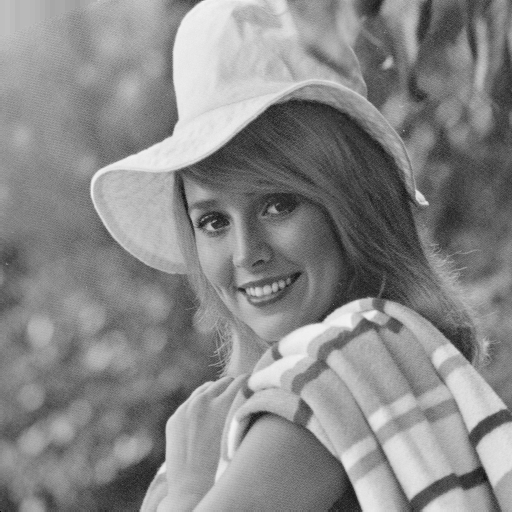
%> input picture Images/3/Elaine.bmp, 512 x 512 px
$ octave robert_filter.m   (GNU Octave 9; MATLAB toolbox functions it lacks are replaced by stand-ins)
%> lines starting %> are read from the running program, lines starting %| are printed output that depends on the picture
img = imread("E:\Dars\Masters\digital image processing\Homeworks\Images\3\Elaine.bmp");
%> img is the input picture: size 512x512 uint8; min 0, max 243, mean 136.4
robert1 = [1 0; 0 -1];
robert2 = [0 1; -1 0];
fig = figure;
subplot(1,3,1); imshow(img); title("Original Image");
a = conv2(img,robert1,"same");
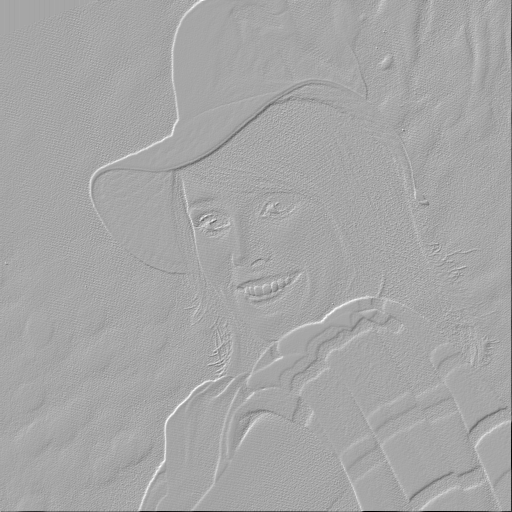
%> a: size 512x512 double; min -231, max 122, mean -0.6; drawn with min black and max white
imwrite(uint8(a),'apply_robert2.bmp');
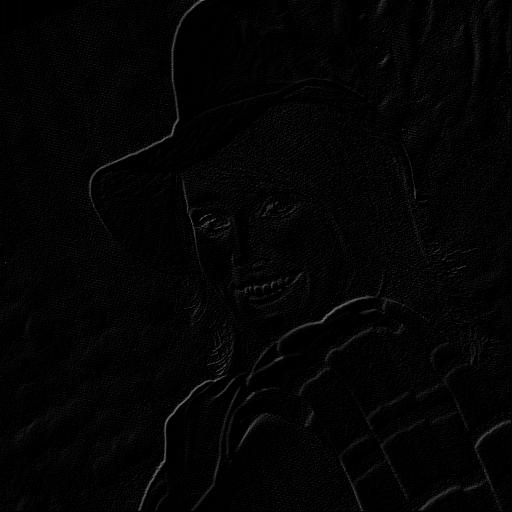
%> saved as apply_robert2.bmp: size 512x512 uint8; min 0, max 122, mean 3.8
subplot(1,3,2); imshow(uint8(a)); title("filter [1 0; 0 -1]");
b = conv2(img,robert2,"same");
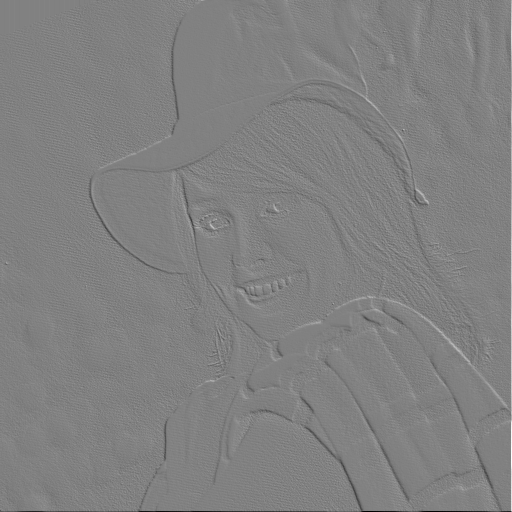
%> b: size 512x512 double; min -231, max 225, mean 0; drawn with min black and max white
imwrite(uint8(b),'apply_robert1.bmp');
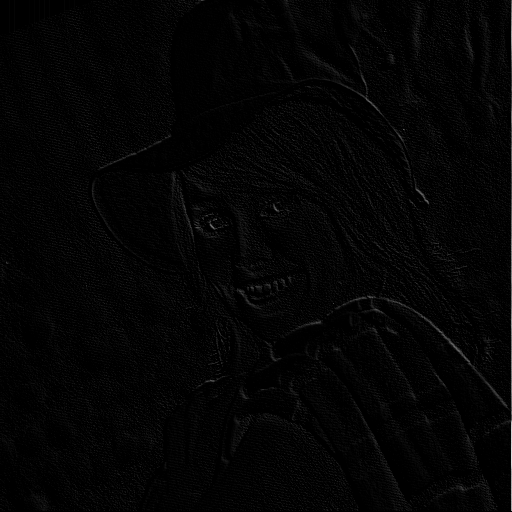
%> saved as apply_robert1.bmp: size 512x512 uint8; min 0, max 225, mean 4
subplot(1,3,3); imshow(uint8(b)); title("filter [0 1; -1 0]");
